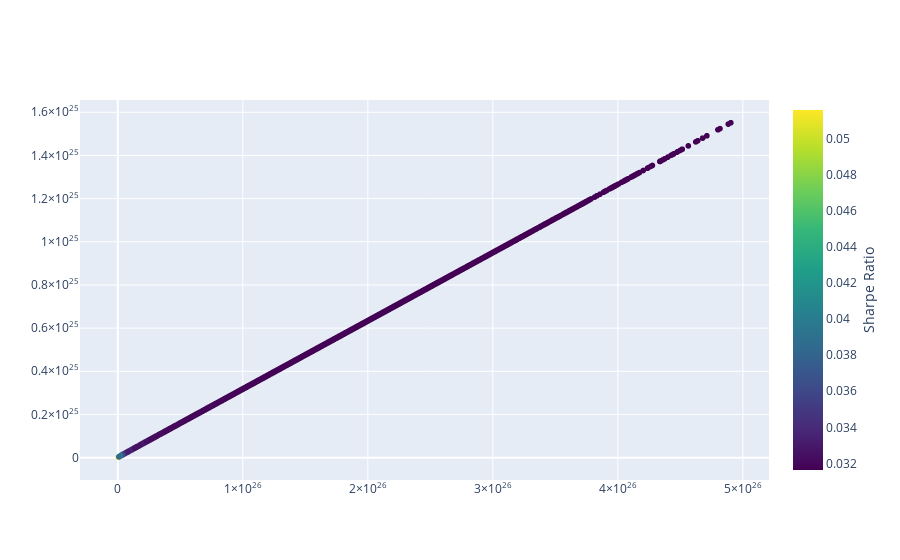

The notebook cell this image was saved under:
### Code cell
mvgbm2 = rt.MVGBM(
    r=0.01, 
    T=1, 
    dt=1/252, 
    prices=prices
    )
mvgbm2.fit()
mvgbm2.simulate()
mvgbm2.plot_efficient_frontier()

### Figure 1 — Plotly figure (JSON) as saved in the notebook; plotly's stock layout.template omitted (floating-point values rounded to 4 significant figures; data arrays with more than 128 entries replaced by an {"elided": "..."} marker saying what was removed)
{"data": [{"marker": {"color": {"elided": "5000 float values"}, "colorbar": {"tickmode": "array", "title": {"side": "right", "text": "Sharpe Ratio"}}, "colorscale": [[0, "#440154"], [0.1111, "#482878"], [0.2222, "#3e4989"], [0.3333, "#31688e"], [0.4444, "#26828e"], [0.5556, "#1f9e89"], [0.6667, "#35b779"], [0.7778, "#6ece58"], [0.8889, "#b5de2b"], [1, "#fde725"]]}, "mode": "markers", "showlegend": false, "text": {"elided": "5000 str values"}, "type": "scattergl", "x": {"elided": "5000 float values"}, "y": {"elided": "5000 float values"}}], "layout": {}}
